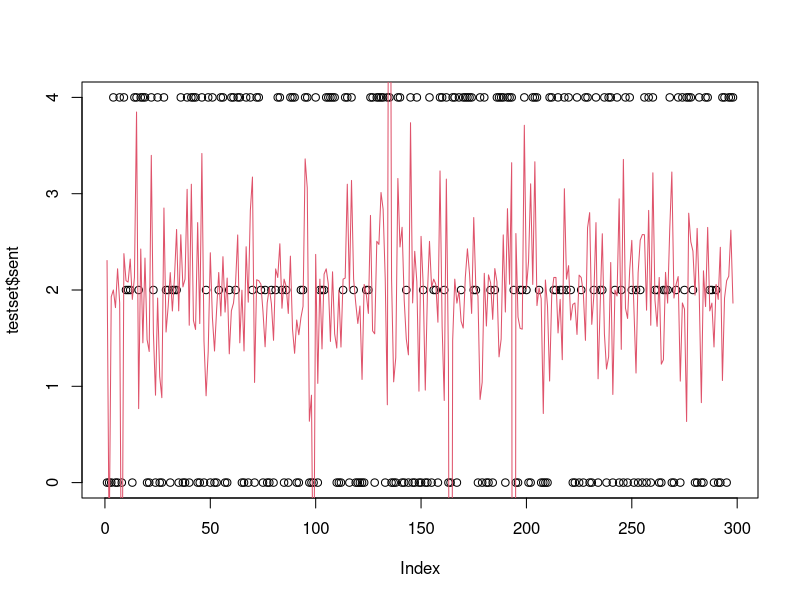

Here is the R script that generated this plot:

library('nnet')

trainset <- read.csv("trainset_java_gen.csv")
sent1 <- read.csv("train_data.csv")
trainset <- cbind(trainset, sent1)

testset <- read.csv("testset_java_gen.csv")
sent2 <- read.csv("test_data.csv")
testset=cbind(testset,sent2)
set.seed(42)
res <- nnet(sent ~.,
            data=trainset,
            size=20, linout=TRUE, hidden=10, skip=FALSE, MaxNWts=10000, trace=FALSE, maxit=10000);

#correct = (round(results$net.result) == sent)
res=predict(res, newdata=testset)


#Examine results

plot(testset$sent)
lines(res, col=2)

print(cbind(res,sent2))
for (i in 1:length(res)){
  if(res[i]<=2.1 && res[i]>=1.9 )
    res[i]=2
  else if((res[i]>2.1 ))
    res[i]=4
  else if(res[i]<1.9)
    res[i]=0
}

print(res)

table(res==sent2)